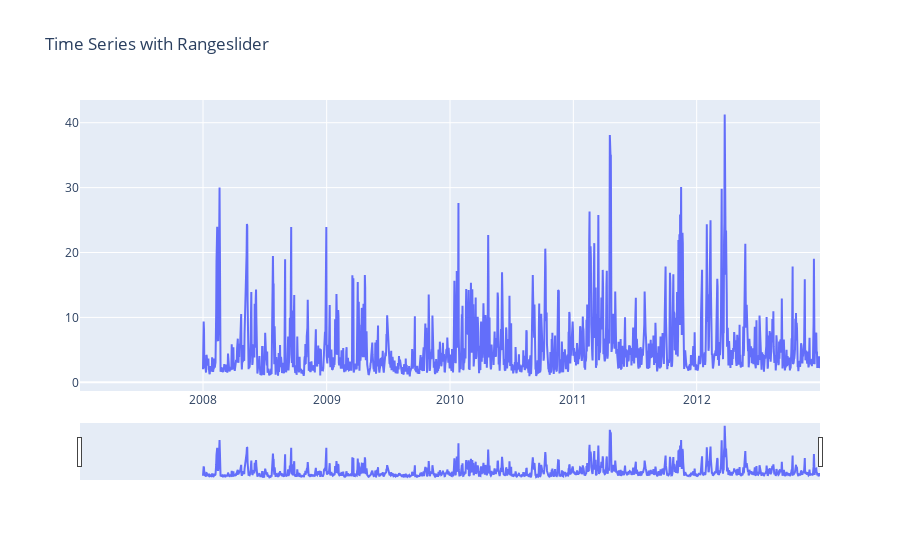

This figure's notebook cell:
### Code cell
fig4 = go.Figure([go.Scatter(x=train_r1['date'], y=train_r1["PM25"])])
#fig2.show()

fig4.update_layout(title_text='Time Series with Rangeslider',
                  xaxis_rangeslider_visible=True)

### Figure 1 — Plotly figure (JSON) as saved in the notebook; plotly's stock layout.template omitted (floating-point values rounded to 4 significant figures; data arrays with more than 128 entries replaced by an {"elided": "..."} marker saying what was removed)
{"data": [{"type": "scatter", "x": {"elided": "2191 str values"}, "y": {"elided": "2191 float values"}}], "layout": {"title": {"text": "Time Series with Rangeslider"}, "xaxis": {"rangeslider": {"visible": true}}}}
